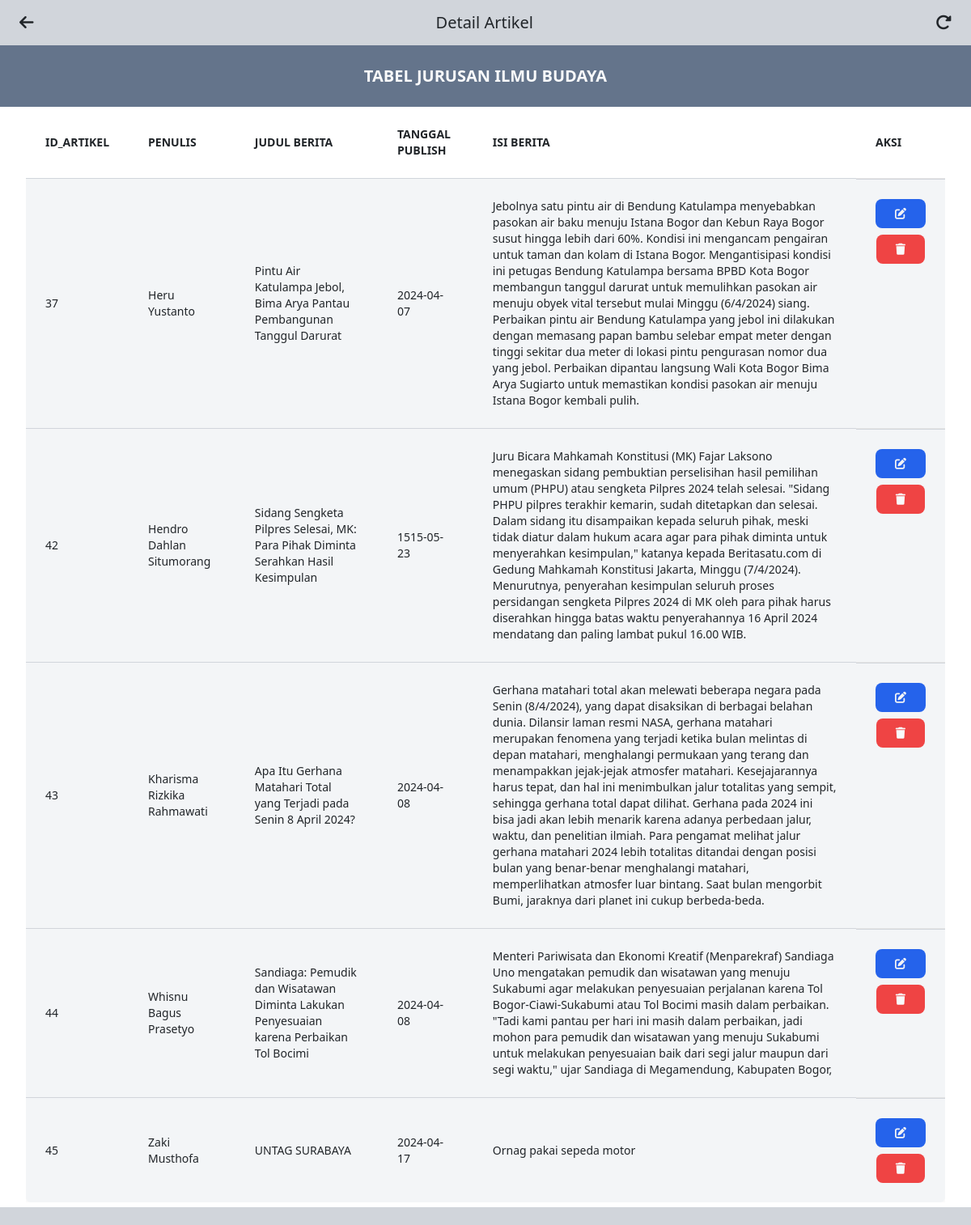
The page /artikel/tabel_artikel.php on the database its author committed.
### tables this page shows
CREATE TABLE `tbl_artikel` (
  `id_artikel` int(5) NOT NULL,
  `tanggal_publish` date DEFAULT NULL,
  `penulis` varchar(50) DEFAULT NULL,
  `judul_berita` varchar(200) DEFAULT NULL,
  `isi_berita` text DEFAULT NULL,
  `status_artikel` varchar(20) DEFAULT NULL,
  `gambar` text NOT NULL,
  `jam` time NOT NULL
);

### artikel/tabel_artikel.php (the view, shortened to what this page needs)
<?php
require ('../koneksi.php');
$Artikel = "SELECT * FROM tbl_artikel";
$tbl_Artikel = mysqli_query($conn, $Artikel);
?>
<!DOCTYPE html>
<html lang="en">
<head>
  <link href="https://cdn.jsdelivr.net/npm/bootstrap@5.3.3/dist/css/bootstrap.min.css" rel="stylesheet"
 />
  <link rel="stylesheet" href="style3.css" />
  <link rel="stylesheet" href="https://cdnjs.cloudflare.com/ajax/libs/font-awesome/6.5.1/css/all.min.css" />
  <script src="https://cdn.tailwindcss.com"></script>
  <link href="https://cdnjs.cloudflare.com/ajax/libs/flowbite/2.3.0/flowbite.min.css" rel="stylesheet" />
</head>
<body class="bg-gray-300 mb-24">
  <div class="w-full flex justify-between items-center my-3 px-4">
    <a href="../menu.php" class="fa-solid fa-arrow-left text-[20px]"></a>
    <h6 class="text-normal text-[20px] font-medium">Detail Artikel</h6>
    <a class="fa-solid fa-rotate-right fa-spin text-[20px]" href="budaya.php"></a>
  </div>
  <section class="w-full bg-white text-center ">
    <h2 class="font-bold text-xl bg-slate-500 text-gray-50 py-4 uppercase">Tabel Jurusan Ilmu Budaya</h2>
    <div class="overflow-x-auto w- ">
      <div class="inline-block min-w-full lg:px-8">
        <div class="overflow-hidden">
          <table class="min-w-full text-left rounded text-sm font-light text-surface dark:text-black bg-slate-50">
            <thead class="bg-white font-normal dark:bg-body-dark border-b border-gray-300 uppercase">
              <tr>
                <th scope="col" class="px-6 py-4">id_artikel</th>
                <th scope="col" class="px-6 py-4">penulis</th>
                <th scope="col" class="px-6 py-4">Judul Berita</th>
                <th scope="col" class="px-6 py-4">Tanggal Publish</th>
                <th scope="col" class="px-6 py-4">Isi Berita</th>
                <th scope="col" class="px-6 py-4">Aksi</th>
              </tr>
            </thead>
            <tbody>
              <?php
              if (mysqli_num_rows($tbl_Artikel) > 0) {
                while ($row = mysqli_fetch_assoc($tbl_Artikel)) {
                  ?>
                  <tr class="cursor-pointer border-t border-neutral-200 bg-black/[0.02] dark:border-white/10 font-medium ">
                    <td class="px-6 py-4 border-t border-gray-300  ">
                      <?php echo $row['id_artikel']; ?>
                    </td>
                    <td class="px-6 py-4 border-t border-gray-300 ">
                      <?php echo $row['penulis']; ?>
                    </td>
                    <td class="px-6 py-4 border-t border-gray-300 ">
                      <?php echo $row['judul_berita']; ?>
                    </td>
                    <td class="px-6 py-4 border-t border-gray-300 ">
                      <?php echo $row['tanggal_publish']; ?>
                    </td>
                    <td class="px-6 py-4 text-pretty border-t border-gray-300 ">
                      <?php echo $row['isi_berita']; ?>
                    </td>
                    <td class="flex flex-col py-4 items-center px-6 border-t border-gray-300 gap-y-2">
                      <a class="rounded-lg py-2 px-4 bg-blue-600 text-gray-100 text-center"
                        href="edit_artikel.php?id_artikel=<?php echo $row['id_artikel'] ?>">
                        <i class="fa-solid fa-pen-to-square"></i>
                      </a>
                      <a class="rounded-lg py-2 px-4 bg-red-500 text-gray-50 text-center"
                        onclick="deleteData('<?php echo $row['id_artikel']; ?>')">
                        <i class="fa-solid fa-trash"></i>
                      </a>
                    </td>
                  </tr>
                  <?php
                }
              } else {
                ?>
                <tr>
                  <td colspan="6">Tidak ada data yang tersedia</td>
                </tr>
                <?php
              }
              ?>
            </tbody>
          </table>
        </div>
      </div>
    </div>
  </section>
</body>
</html>

### style3.css (style rules this page uses)
* { padding: 0; margin: 0; }
body { background-color: #ced7e0; }

### rows shown on the page
tbl_artikel: id_artikel "37", penulis "Heru Yustanto", judul_berita "Pintu Air Katulampa Jebol, Bima Arya Pantau Pembangunan Tanggul Darurat", tanggal_publish "2024-04-07", isi_berita "Jebolnya satu pintu air di Bendung Katulampa menyebabkan pasokan air baku menuju Istana Bogor dan Kebun Raya Bogor susut hingga lebih dari 60%. Kondisi ini mengancam pengairan untuk taman dan kolam di Istana Bogor. Mengantisipasi kondisi ini petugas Bendung Katulampa bersama BPBD Kota Bogor membangun tanggul darurat untuk memulihkan pasokan air menuju obyek vital tersebut mulai Minggu (6/4/2024) siang. Perbaikan pintu air Bendung Katulampa yang jebol ini dilakukan dengan memasang papan bambu selebar empat meter dengan tinggi sekitar dua meter di lokasi pintu pengurasan nomor dua yang jebol. Perbaikan dipantau langsung Wali Kota Bogor Bima Arya Sugiarto untuk memastikan kondisi pasokan air…"
tbl_artikel: id_artikel "42", penulis "Hendro Dahlan Situmorang", judul_berita "Sidang Sengketa Pilpres Selesai, MK: Para Pihak Diminta Serahkan Hasil Kesimpulan", tanggal_publish "1515-05-23", isi_berita "Juru Bicara Mahkamah Konstitusi (MK) Fajar Laksono menegaskan sidang pembuktian perselisihan hasil pemilihan umum (PHPU) atau sengketa Pilpres 2024 telah selesai. \"Sidang PHPU pilpres terakhir kemarin, sudah ditetapkan dan selesai. Dalam sidang itu disampaikan kepada seluruh pihak, meski tidak diatur dalam hukum acara agar para pihak diminta untuk menyerahkan kesimpulan,\" katanya kepada Beritasatu.com di Gedung Mahkamah Konstitusi Jakarta, Minggu (7/4/2024). Menurutnya, penyerahan kesimpulan seluruh proses persidangan sengketa Pilpres 2024 di MK oleh para pihak harus diserahkan hingga batas waktu penyerahannya 16 April 2024 mendatang dan paling lambat pukul 16.00 WIB."
tbl_artikel: id_artikel "43", penulis "Kharisma Rizkika Rahmawati", judul_berita "Apa Itu Gerhana Matahari Total yang Terjadi pada Senin 8 April 2024?", tanggal_publish "2024-04-08", isi_berita "Gerhana matahari total akan melewati beberapa negara pada Senin (8/4/2024), yang dapat disaksikan di berbagai belahan dunia. Dilansir laman resmi NASA, gerhana matahari merupakan fenomena yang terjadi ketika bulan melintas di depan matahari, menghalangi permukaan yang terang dan menampakkan jejak-jejak atmosfer matahari. Kesejajarannya harus tepat, dan hal ini menimbulkan jalur totalitas yang sempit, sehingga gerhana total dapat dilihat. Gerhana pada 2024 ini bisa jadi akan lebih menarik karena adanya perbedaan jalur, waktu, dan penelitian ilmiah. Para pengamat melihat jalur gerhana matahari 2024 lebih totalitas ditandai dengan posisi bulan yang benar-benar menghalangi matahari,…"
tbl_artikel: id_artikel "44", penulis "Whisnu Bagus Prasetyo", judul_berita "Sandiaga: Pemudik dan Wisatawan Diminta Lakukan Penyesuaian karena Perbaikan Tol Bocimi", tanggal_publish "2024-04-08", isi_berita "Menteri Pariwisata dan Ekonomi Kreatif (Menparekraf) Sandiaga Uno mengatakan pemudik dan wisatawan yang menuju Sukabumi agar melakukan penyesuaian perjalanan karena Tol Bogor-Ciawi-Sukabumi atau Tol Bocimi masih dalam perbaikan. \"Tadi kami pantau per hari ini masih dalam perbaikan, jadi mohon para pemudik dan wisatawan yang menuju Sukabumi untuk melakukan penyesuaian baik dari segi jalur maupun dari segi waktu,\" ujar Sandiaga di Megamendung, Kabupaten Bogor,"
tbl_artikel: id_artikel "45", penulis "Zaki Musthofa", judul_berita "UNTAG SURABAYA", tanggal_publish "2024-04-17", isi_berita "Ornag pakai sepeda motor"
